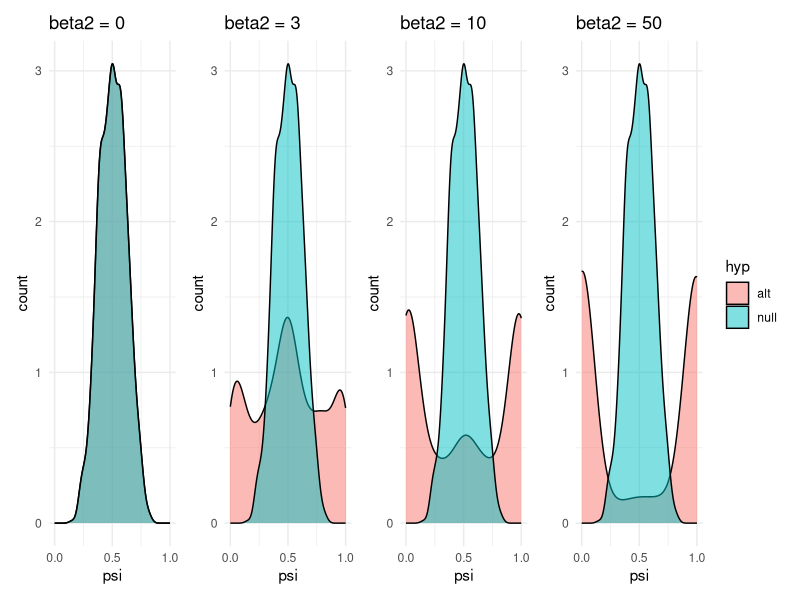
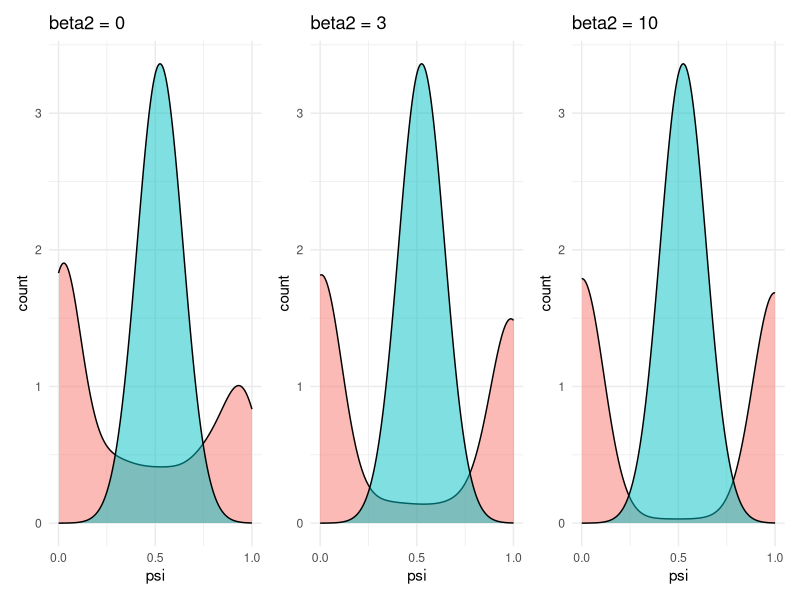
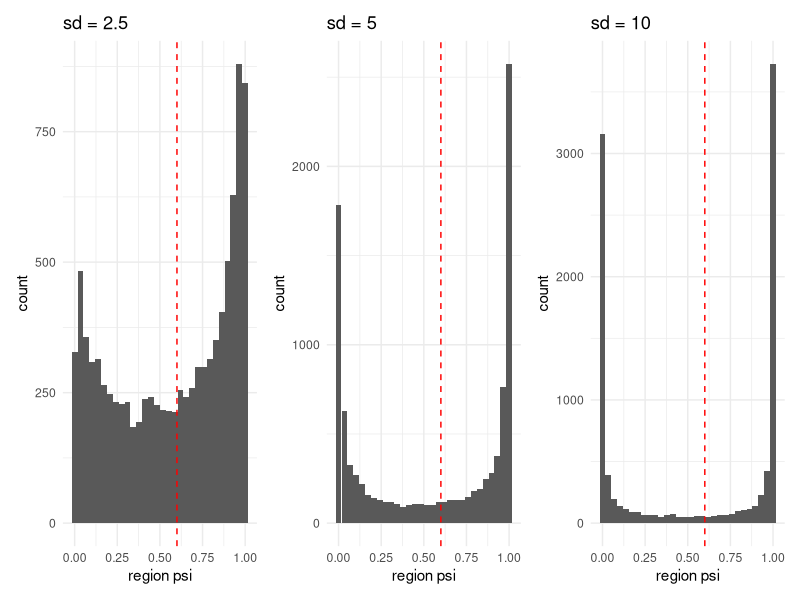
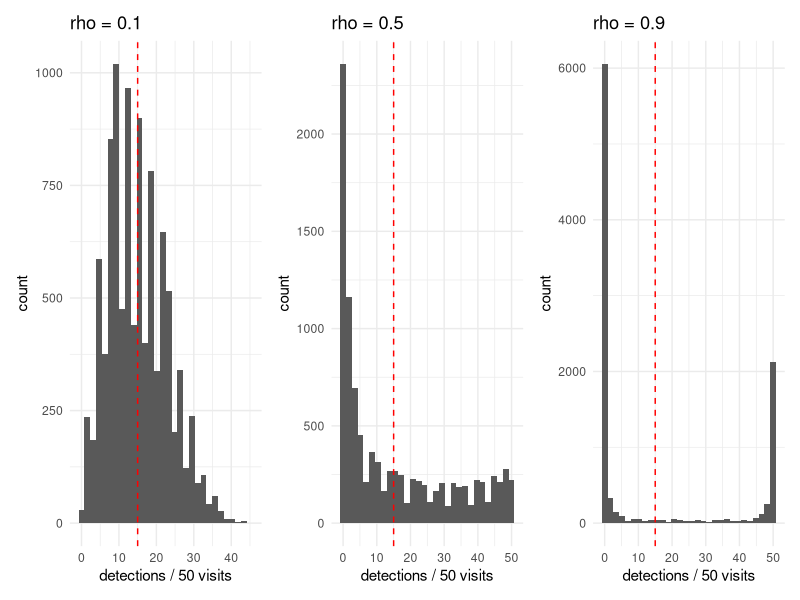
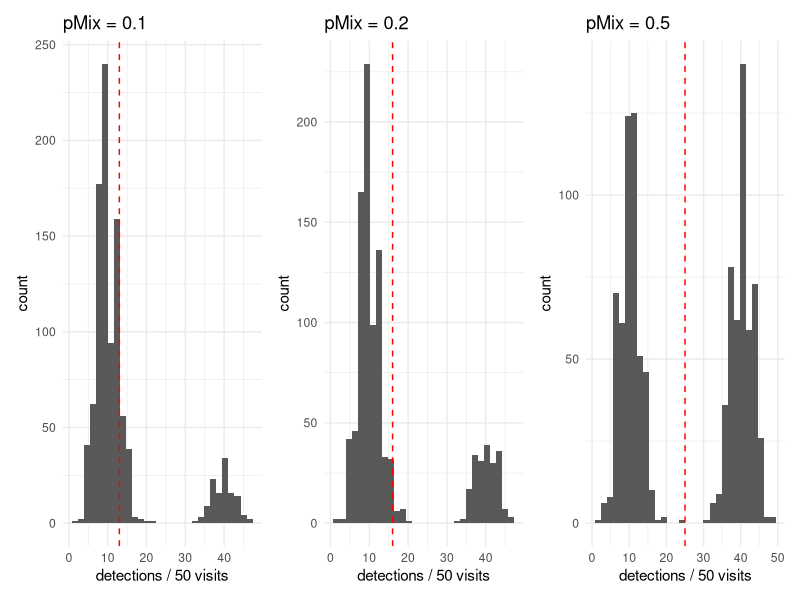
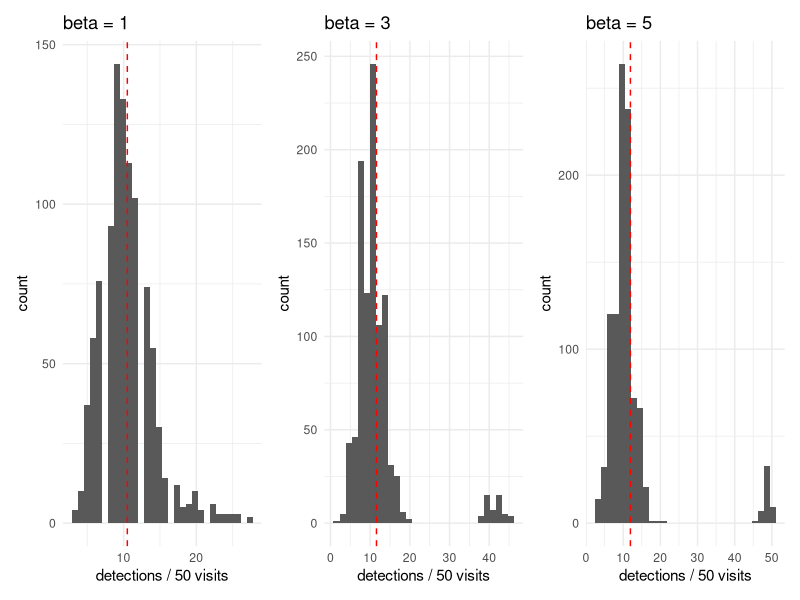
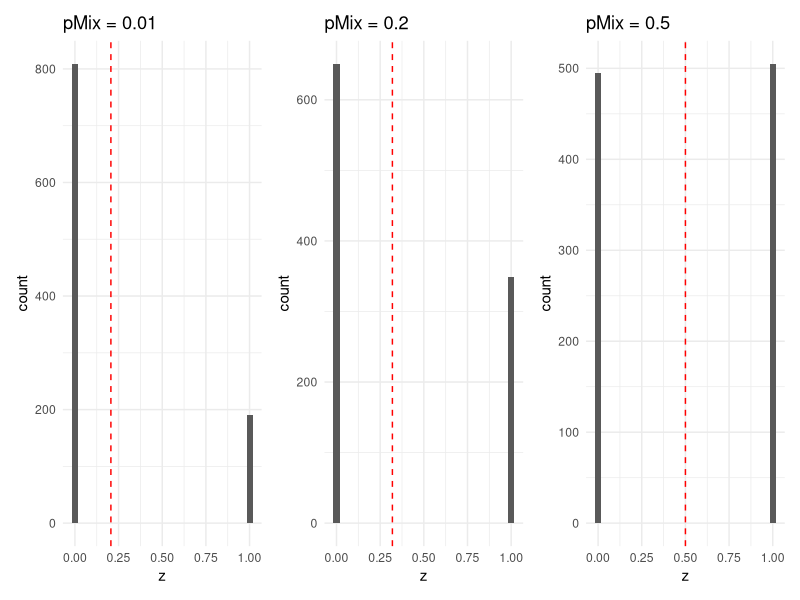
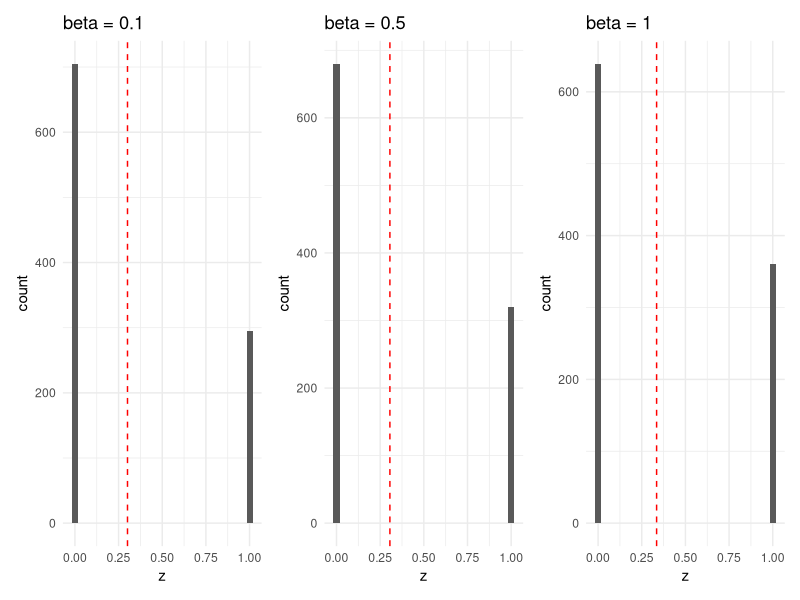

Write the R code that produced these figures, in order.
library(tidyverse)
library(patchwork)

# occupancy covariate interaction
x1 <- rnorm(1000)
x2 <- rnorm(1000)
beta0 <- 0
beta1 <- 0.5
beta2 <- c(0, 3, 10, 50)
psi_null <- data.frame(psi = plogis(beta0 + beta1 * x1)) %>% 
  mutate(hyp = "null")
psi_alt1 <- rbind(data.frame(psi = plogis(beta0 + beta1 * x1 + 
                                            beta2[1] * x1 * x2)) %>% 
                    mutate(hyp = "alt"), psi_null)
psi_alt2 <- rbind(data.frame(psi = plogis(beta0 + beta1 * x1 + 
                                            beta2[2] * x1 * x2)) %>% 
                    mutate(hyp = "alt"), psi_null)
psi_alt3 <- rbind(data.frame(psi = plogis(beta0 + beta1 * x1 + 
                                            beta2[3] * x1 * x2)) %>% 
                    mutate(hyp = "alt"), psi_null)
psi_alt4 <- rbind(data.frame(psi = plogis(beta0 + beta1 * x1 + 
                                            beta2[4] * x1 * x2)) %>% 
                    mutate(hyp = "alt"), psi_null)

plot_1 <- ggplot() +
  geom_density(data = psi_alt1, aes(x = psi, fill = hyp),
               alpha = 0.5) +
  labs(x = "psi", y = "count") +
  ggtitle("beta2 = 0") +
  scale_x_continuous(limits = c(0, 1), breaks = c(0, 0.5, 1)) +
  theme_minimal() +
  theme(legend.position = "None")

plot_2 <- ggplot() +
  geom_density(data = psi_alt2, aes(x = psi, fill = hyp),
               alpha = 0.5) +
  labs(x = "psi", y = "count") +
  ggtitle("beta2 = 3") +
  scale_x_continuous(limits = c(0, 1), breaks = c(0, 0.5, 1)) +
  theme_minimal() +
  theme(legend.position = "None")

plot_3 <- ggplot() +
  geom_density(data = psi_alt3, aes(x = psi, fill = hyp),
               alpha = 0.5) +
  labs(x = "psi", y = "count") +
  ggtitle("beta2 = 10") +
  scale_x_continuous(limits = c(0, 1), breaks = c(0, 0.5, 1)) +
  theme_minimal() +
  theme(legend.position = "None")

plot_4 <- ggplot() +
  geom_density(data = psi_alt4, aes(x = psi, fill = hyp),
               alpha = 0.5) +
  labs(x = "psi", y = "count") +
  ggtitle("beta2 = 50") +
  scale_x_continuous(limits = c(0, 1), breaks = c(0, 0.5, 1)) +
  theme_minimal()

final_inter_plot <- plot_1 + plot_2 + plot_3 + plot_4 +  plot_layout(nrow = 1)
ggsave("figures/occupancy/model_breaking_mechanisms/modelbreak_interaction.png", 
       dpi = 400, width = 9, height = 3)


# occupancy covariate nonlinear
x1 <- rnorm(1000)
beta1 <- 0.1
beta2 <- c(0, 3, 10, 50)
psi_null <- data.frame(psi = plogis(beta1 + beta2[1] * x1)) %>% 
  mutate(hyp = "null")
psi_alt1 <- rbind(data.frame(psi = plogis(beta1 + beta2[2] * x1) ^ 2) %>% 
                    mutate(hyp = "alt"), psi_null)
psi_alt2 <- rbind(data.frame(psi = plogis(beta1 + beta2[3] * x1) ^ 2) %>% 
                    mutate(hyp = "alt"), psi_null)
psi_alt3 <- rbind(data.frame(psi = plogis(beta1 + beta2[4] * x1) ^ 2) %>% 
                    mutate(hyp = "alt"), psi_null)

plot_1 <- ggplot() +
  geom_density(data = psi_alt1, aes(x = psi, fill = hyp),
               alpha = 0.5) +
  labs(x = "psi", y = "count") +
  ggtitle("beta2 = 0") +
  scale_x_continuous(limits = c(0, 1), breaks = c(0, 0.5, 1)) +
  theme_minimal() +
  theme(legend.position = "None")

plot_2 <- ggplot() +
  geom_density(data = psi_alt2, aes(x = psi, fill = hyp),
               alpha = 0.5) +
  labs(x = "psi", y = "count") +
  ggtitle("beta2 = 3") +
  scale_x_continuous(limits = c(0, 1), breaks = c(0, 0.5, 1)) +
  theme_minimal() +
  theme(legend.position = "None")

plot_3 <- ggplot() +
  geom_density(data = psi_alt3, aes(x = psi, fill = hyp),
               alpha = 0.5) +
  labs(x = "psi", y = "count") +
  ggtitle("beta2 = 10") +
  scale_x_continuous(limits = c(0, 1), breaks = c(0, 0.5, 1)) +
  theme_minimal() +
  theme(legend.position = "None")

final_nonlinear_plot <- plot_1 + plot_2 + plot_3 + plot_layout(nrow = 1)
ggsave("figures/occupancy/model_breaking_mechanisms/modelbreak_nonlinear.png", 
       dpi = 400, width = 9, height = 3)


# non independent sites
psi <- 0.6

sd_2.5 <- plogis(rnorm(10000, psi, 2.5))
sd_5 <- plogis(rnorm(10000, psi, 5))
sd_10 <- plogis(rnorm(10000, psi, 10))

plot_sd2.5 <- ggplot() +
  geom_histogram(aes(x = sd_2.5)) +
  geom_vline(aes(xintercept = psi), color = "red", linetype = "dashed") +
  labs(x = "region psi", y = "count") +
  ggtitle("sd = 2.5") +
  theme_minimal()

plot_sd5 <- ggplot() +
  geom_histogram(aes(x = sd_5)) +
  geom_vline(aes(xintercept = psi), color = "red", linetype = "dashed") +
  labs(x = "region psi", y = "count") +
  ggtitle("sd = 5") +
  theme_minimal()

plot_sd10 <- ggplot() +
  geom_histogram(aes(x = sd_10)) +
  geom_vline(aes(xintercept = psi), color = "red", linetype = "dashed") +
  labs(x = "region psi", y = "count") +
  ggtitle("sd = 10") +
  theme_minimal()

final_sd_plot <- plot_sd2.5 + plot_sd5 + plot_sd10 + plot_layout(nrow = 1)
ggsave("figures/model_breaking_mechanisms/modelbreak_nonind.png", 
       dpi = 400, width = 7, height = 3)

# beta binomial detection
p <- 0.3
nVisits <- 50

rho_0.1 <- VGAM::rbetabinom(10000, nVisits, p, 0.1)
rho_0.5 <- VGAM::rbetabinom(10000, nVisits, p, 0.5)
rho_0.9 <- VGAM::rbetabinom(10000, nVisits, p, 0.9)

plot_rho0.1 <- ggplot() +
  geom_histogram(aes(x = rho_0.1)) +
  geom_vline(aes(xintercept = p * nVisits), 
             color = "red", linetype = "dashed") +
  labs(x = "detections / 50 visits", y = "count") +
  ggtitle("rho = 0.1") +
  theme_minimal()

plot_rho0.5 <- ggplot() +
  geom_histogram(aes(x = rho_0.5)) +
  geom_vline(aes(xintercept = p * nVisits), 
             color = "red", linetype = "dashed") +
  labs(x = "detections / 50 visits", y = "count") +
  ggtitle("rho = 0.5") +
  theme_minimal()

plot_rho0.9 <- ggplot() +
  geom_histogram(aes(x = rho_0.9)) +
  geom_vline(aes(xintercept = p * nVisits), 
             color = "red", linetype = "dashed") +
  labs(x = "detections / 50 visits", y = "count") +
  ggtitle("rho = 0.9") +
  theme_minimal()

final_rho_plot <- plot_rho0.1 + plot_rho0.5 + plot_rho0.9 + 
  plot_layout(nrow = 1)
ggsave("figures/model_breaking_mechanisms/modelbreak_betabin.png", 
       dpi = 400, width = 7, height = 3)


# mixture on detection (heterogeneity across sites)
p1 <- 0.2
p2 <- 0.8
pMix <- c(0.1, 0.2, 0.5)
nSites <- 1000
nVisits <- 50

pvec0.1 <- c(p1, p2)[rbinom(nSites, 1, pMix[1]) + 1]
pvec0.2 <- c(p1, p2)[rbinom(nSites, 1, pMix[2]) + 1]
pvec0.5 <- c(p1, p2)[rbinom(nSites, 1, pMix[3]) + 1]

plot_pMix0.1 <- ggplot() +
  geom_histogram(aes(x = sapply(pvec0.1, function(p) rbinom(1, nVisits, p)))) +
  geom_vline(aes(xintercept = (p1 * (1 - pMix[1]) + p2 * pMix[1]) * nVisits), 
             color = "red", linetype = "dashed") +
  labs(x = "detections / 50 visits", y = "count") +
  ggtitle("pMix = 0.1") +
  theme_minimal()

plot_pMix0.2 <- ggplot() +
  geom_histogram(aes(x = sapply(pvec0.2, function(p) rbinom(1, nVisits, p)))) +
  geom_vline(aes(xintercept = (p1 * (1 - pMix[2]) + p2 * pMix[2]) * nVisits), 
             color = "red", linetype = "dashed") +
  labs(x = "detections / 50 visits", y = "count") +
  ggtitle("pMix = 0.2") +
  theme_minimal()

plot_pMix0.5 <- ggplot() +
  geom_histogram(aes(x = sapply(pvec0.5, function(p) rbinom(1, nVisits, p)))) +
  geom_vline(aes(xintercept = (p1 * (1 - pMix[3]) + p2 * pMix[3]) * nVisits), 
             color = "red", linetype = "dashed") +
  labs(x = "detections / 50 visits", y = "count") +
  ggtitle("pMix = 0.5") +
  theme_minimal()

final_mixturedet_plot <- plot_pMix0.1 + plot_pMix0.2 + plot_pMix0.5 + 
  plot_layout(nrow = 1)
ggsave("figures/model_breaking_mechanisms/modelbreak_mixture_detection.png", 
       final_mixturedet_plot, dpi = 400, 
       width = 7, height = 3)

# detection outliers
p <- 0.2
beta_p <- c(1, 3, 5)
nSites <- 1000
nOutliers <- 0.05 * nSites
nVisits <- 50

p_vec1 <- p_vec3 <- p_vec5 <- rep(p, nSites)

p_vec1[sample(1:nSites, nOutliers, replace = FALSE)] <- 1 / 
  (1 + exp(-(log(p / (1 - p)) + beta_p[1])))
p_vec3[sample(1:nSites, nOutliers, replace = FALSE)] <- 1 / 
  (1 + exp(-(log(p / (1 - p)) + beta_p[2])))
p_vec5[sample(1:nSites, nOutliers, replace = FALSE)] <- 1 / 
  (1 + exp(-(log(p / (1 - p)) + beta_p[3])))

plot_pOut1 <- ggplot() +
  geom_histogram(aes(x = sapply(p_vec1, function(p) rbinom(1, nVisits, p)))) +
  geom_vline(aes(xintercept = (
    unique(p_vec1)[1] * (1 - nOutliers / nSites) + 
      unique(p_vec1)[2] * nOutliers / nSites
  ) * nVisits), color = "red", linetype = "dashed") +
  labs(x = "detections / 50 visits", y = "count") +
  ggtitle("beta = 1") +
  theme_minimal()

plot_pOut3 <- ggplot() +
  geom_histogram(aes(x = sapply(p_vec3, function(p) rbinom(1, nVisits, p)))) +
  geom_vline(aes(xintercept = (
    unique(p_vec3)[1] * (1 - nOutliers / nSites) + 
      unique(p_vec3)[2] * nOutliers / nSites
  ) * nVisits), color = "red", linetype = "dashed") +
  labs(x = "detections / 50 visits", y = "count") +
  ggtitle("beta = 3") +
  theme_minimal()

plot_pOut5 <- ggplot() +
  geom_histogram(aes(x = sapply(p_vec5, function(p) rbinom(1, nVisits, p)))) +
  geom_vline(aes(xintercept = (
    unique(p_vec5)[1] * (1 - nOutliers / nSites) + 
      unique(p_vec5)[2] * nOutliers / nSites
  ) * nVisits), color = "red", linetype = "dashed") +
  labs(x = "detections / 50 visits", y = "count") +
  ggtitle("beta = 5") +
  theme_minimal()

final_outdet_plot <- plot_pOut1 + plot_pOut3 + plot_pOut5 + 
  plot_layout(nrow = 1)
ggsave("figures/model_breaking_mechanisms/modelbreak_outlier_detection.png", 
       final_outdet_plot, dpi = 400, 
       width = 7, height = 3)

# mixture on occupancy
psi1 <- 0.2
psi2 <- 0.8
pMix <- c(0.01, 0.2, 0.5)
nSites <- 1000
nRegions <- nSites / 5
nVisits <- 50

psivec0.01 <- rbinom(nSites, 1, 
                     p = rep(c(psi1, psi2)[rbinom(nRegions, 1, pMix[1]) + 1],
                             each = nSites / nRegions))
psivec0.2 <- rbinom(nSites, 1, 
                    p = rep(c(psi1, psi2)[rbinom(nRegions, 1, pMix[2]) + 1],
                            each = nSites / nRegions))
psivec0.5 <- rbinom(nSites, 1, 
                    p = rep(c(psi1, psi2)[rbinom(nRegions, 1, pMix[3]) + 1],
                            each = nSites / nRegions))

plot_oMix0.01 <- ggplot() +
  geom_histogram(aes(x = psivec0.01)) +
  geom_vline(aes(xintercept = psi1 * (1 - pMix[1]) + psi2 * pMix[1]), 
             color = "red", linetype = "dashed") +
  labs(x = "z", y = "count") +
  ggtitle("pMix = 0.01") +
  theme_minimal()

plot_oMix0.2 <- ggplot() +
  geom_histogram(aes(x = psivec0.2)) +
  geom_vline(aes(xintercept = psi1 * (1 - pMix[2]) + psi2 * pMix[2]), 
             color = "red", linetype = "dashed") +
  labs(x = "z", y = "count") +
  ggtitle("pMix = 0.2") +
  theme_minimal()

plot_oMix0.5 <- ggplot() +
  geom_histogram(aes(x = psivec0.5)) +
  geom_vline(aes(xintercept = psi1 * (1 - pMix[3]) + psi2 * pMix[3]), 
             color = "red", linetype = "dashed") +
  labs(x = "z", y = "count") +
  ggtitle("pMix = 0.5") +
  theme_minimal()

final_mixtureocc_plot <- plot_oMix0.01 + plot_oMix0.2 + plot_oMix0.5 + 
  plot_layout(nrow = 1)
ggsave("figures/model_breaking_mechanisms/modelbreak_mixture_occ.png", 
       final_mixtureocc_plot, dpi = 400, 
       width = 7, height = 3)


# occupancy outliers
p <- 0.2
psi <- 0.3
beta_o <- c(0.1, 0.5, 10)
nSites <- 1000
nRegions <- nSites / 5
nOutliers <- 0.05 * nRegions
nVisits <- 50

psi_region_vec0.1 <- rep(psi, nRegions)
psi_region_vec0.1[sample(1:nRegions, nOutliers, replace = FALSE)] <- 1 / 
  (1 + exp(-(log(psi / (1 - psi)) + beta_o[1])))
psi_vec0.1 <- rep(psi_region_vec0.1, each = nSites / nRegions)
mean(psi_vec0.1)

psi_region_vec0.5 <- rep(psi, nRegions)
psi_region_vec0.5[sample(1:nRegions, nOutliers, replace = FALSE)] <- 1 / 
  (1 + exp(-(log(psi / (1 - psi)) + beta_o[2])))
psi_vec0.5 <- rep(psi_region_vec0.5, each = nSites / nRegions)

psi_region_vec1 <- rep(psi, nRegions)
psi_region_vec1[sample(1:nRegions, nOutliers, replace = FALSE)] <- 1 / 
  (1 + exp(-(log(psi / (1 - psi)) + beta_o[3])))
psi_vec1 <- rep(psi_region_vec1, each = nSites / nRegions)


plot_oOut0.1 <- ggplot() +
  geom_histogram(aes(x = rbinom(nSites, 1, psi_vec0.1))) +
  geom_vline(aes(xintercept = unique(psi_vec0.1)[1] * 
                   (1 - nOutliers / nRegions) + 
                   unique(psi_vec0.1)[2] * nOutliers / nRegions), 
             color = "red", linetype = "dashed") +
  labs(x = "z", y = "count") +
  ggtitle("beta = 0.1") +
  theme_minimal()

plot_oOut0.5 <- ggplot() +
  geom_histogram(aes(x = rbinom(nSites, 1, psi_vec0.5))) +
  geom_vline(aes(xintercept = unique(psi_vec0.5)[1] * 
                   (1 - nOutliers / nRegions) + 
                   unique(psi_vec0.5)[2] * nOutliers / nRegions), 
             color = "red", linetype = "dashed") +
  labs(x = "z", y = "count") +
  ggtitle("beta = 0.5") +
  theme_minimal()

plot_oOut1 <- ggplot() +
  geom_histogram(aes(x = rbinom(nSites, 1, psi_vec1))) +
  geom_vline(aes(xintercept = unique(psi_vec1)[1] * (1 - nOutliers / nRegions) +
                   unique(psi_vec1)[2] * nOutliers / nRegions), 
             color = "red", linetype = "dashed") +
  labs(x = "z", y = "count") +
  ggtitle("beta = 1") +
  theme_minimal()

final_outlierocc_plot <- plot_oOut0.1 + plot_oOut0.5 + plot_oOut1 + 
  plot_layout(nrow = 1)
ggsave("figures/model_breaking_mechanisms/modelbreak_outlier_occ.png", 
       final_outlierocc_plot, dpi = 400, 
       width = 7, height = 3)
